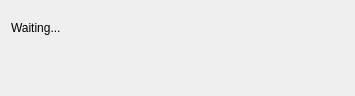
<?xml version="1.0" encoding="UTF-8"?>
<ui version="4.0">
 <class>Dialog_Wating</class>
 <widget class="QDialog" name="Dialog_Wating">
  <property name="geometry">
   <rect>
    <x>0</x>
    <y>0</y>
    <width>355</width>
    <height>96</height>
   </rect>
  </property>
  <property name="windowTitle">
   <string>Waiting</string>
  </property>
  <layout class="QGridLayout" name="gridLayout">
   <item row="0" column="0">
    <widget class="QLabel" name="label">
     <property name="text">
      <string>Waiting...</string>
     </property>
    </widget>
   </item>
   <item row="1" column="0">
    <widget class="QLabel" name="label_movie">
     <property name="text">
      <string/>
     </property>
    </widget>
   </item>
  </layout>
 </widget>
 <resources/>
 <connections/>
</ui>
